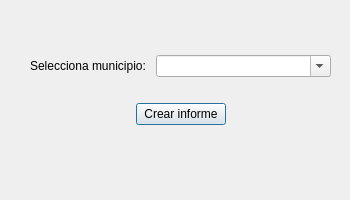
<?xml version="1.0" encoding="UTF-8"?>
<ui version="4.0">
 <class>dlgInformeProp</class>
 <widget class="QDialog" name="dlgInformeProp">
  <property name="geometry">
   <rect>
    <x>0</x>
    <y>0</y>
    <width>350</width>
    <height>200</height>
   </rect>
  </property>
  <property name="windowTitle">
   <string>Informe Propiedades</string>
  </property>
  <widget class="QWidget" name="layoutWidget">
   <property name="geometry">
    <rect>
     <x>30</x>
     <y>40</y>
     <width>301</width>
     <height>101</height>
    </rect>
   </property>
   <layout class="QVBoxLayout" name="verticalLayout">
    <item>
     <layout class="QHBoxLayout" name="horizontalLayout">
      <item>
       <widget class="QLabel" name="label">
        <property name="minimumSize">
         <size>
          <width>120</width>
          <height>0</height>
         </size>
        </property>
        <property name="maximumSize">
         <size>
          <width>120</width>
          <height>16777215</height>
         </size>
        </property>
        <property name="text">
         <string>Selecciona municipio:</string>
        </property>
       </widget>
      </item>
      <item>
       <widget class="QComboBox" name="cmbInformeMuniProp">
        <property name="minimumSize">
         <size>
          <width>150</width>
          <height>0</height>
         </size>
        </property>
        <property name="editable">
         <bool>true</bool>
        </property>
       </widget>
      </item>
     </layout>
    </item>
    <item>
     <spacer name="verticalSpacer">
      <property name="orientation">
       <enum>Qt::Vertical</enum>
      </property>
      <property name="sizeType">
       <enum>QSizePolicy::Fixed</enum>
      </property>
      <property name="sizeHint" stdset="0">
       <size>
        <width>0</width>
        <height>5</height>
       </size>
      </property>
     </spacer>
    </item>
    <item>
     <layout class="QHBoxLayout" name="horizontalLayout_2">
      <item>
       <spacer name="horizontalSpacer_2">
        <property name="orientation">
         <enum>Qt::Horizontal</enum>
        </property>
        <property name="sizeHint" stdset="0">
         <size>
          <width>40</width>
          <height>20</height>
         </size>
        </property>
       </spacer>
      </item>
      <item>
       <widget class="QPushButton" name="btnInformeProp">
        <property name="minimumSize">
         <size>
          <width>90</width>
          <height>0</height>
         </size>
        </property>
        <property name="text">
         <string>Crear informe</string>
        </property>
       </widget>
      </item>
      <item>
       <spacer name="horizontalSpacer">
        <property name="orientation">
         <enum>Qt::Horizontal</enum>
        </property>
        <property name="sizeHint" stdset="0">
         <size>
          <width>40</width>
          <height>20</height>
         </size>
        </property>
       </spacer>
      </item>
     </layout>
    </item>
   </layout>
  </widget>
 </widget>
 <resources/>
 <connections/>
</ui>
